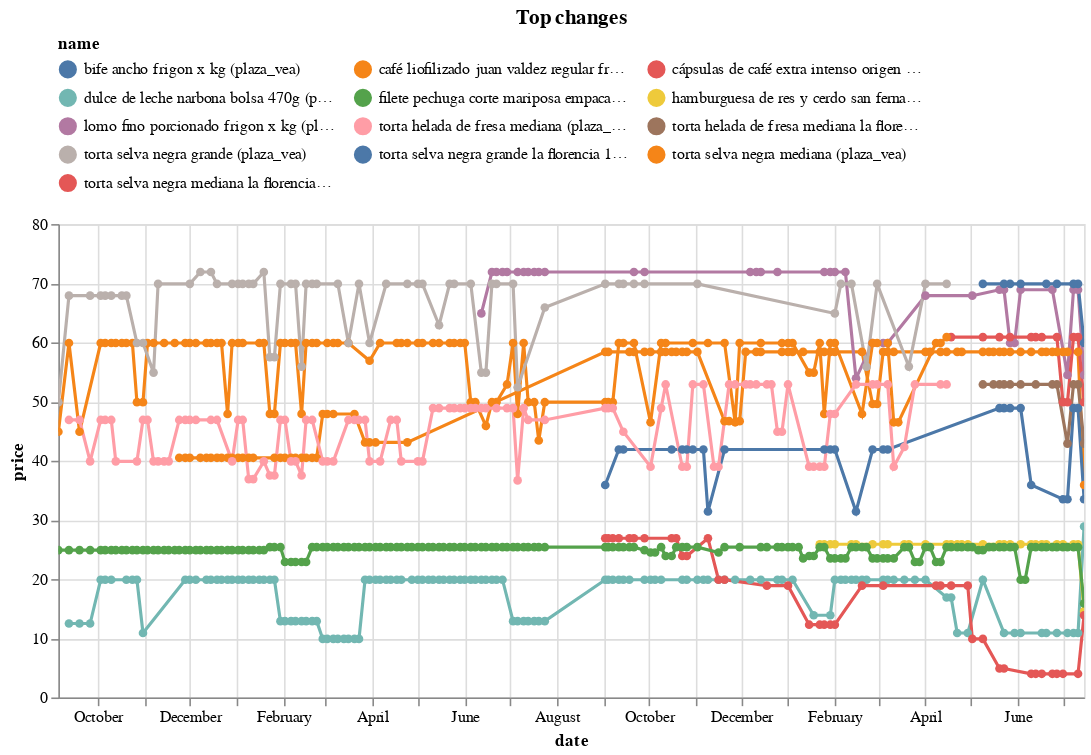

The notebook cell this image was saved under:
### Code cell
top_changes_abs.head(10).pipe(plot_changes, 'Top changes')

### Figure 1 — Vega-Lite specification as saved in the notebook (floating-point values rounded to 4 significant figures; data arrays with more than 128 entries replaced by an {"elided": "..."} marker saying what was removed)
{"config": {"view": {"continuousWidth": 300, "continuousHeight": 300}, "legend": {"columns": 3, "orient": "top"}}, "data": {"name": "data-2ce92fd2b05a07ff0a64c653955b3649"}, "mark": {"type": "line", "point": true}, "encoding": {"color": {"field": "name", "scale": {"domain": ["bife ancho frigon x kg (plaza_vea)", "café liofilizado juan valdez regular frasco 190g (plaza_vea)", "cápsulas de café extra intenso origen sensations caja 16un (plaza_vea)", "dulce de leche narbona bolsa 470g (plaza_vea)", "filete pechuga corte mariposa empacada al vacío san fernando (plaza_vea)", "hamburguesa de res y cerdo san fernando bolsa 8un (plaza_vea)", "lomo fino porcionado frigon x kg (plaza_vea)", "torta helada de fresa mediana (plaza_vea)", "torta helada de fresa mediana la florencia (plaza_vea)", "torta selva negra grande (plaza_vea)", "torta selva negra grande la florencia 1un (plaza_vea)", "torta selva negra mediana (plaza_vea)", "torta selva negra mediana la florencia 1un (plaza_vea)"]}, "type": "nominal"}, "tooltip": [{"field": "name", "type": "nominal"}, {"field": "price", "type": "quantitative"}, {"field": "last_price", "type": "quantitative"}], "x": {"field": "date", "type": "temporal"}, "y": {"field": "price", "type": "quantitative"}}, "params": [{"name": "param_7", "select": {"type": "point", "fields": ["name"]}, "bind": "legend"}, {"name": "param_8", "select": {"type": "interval", "encodings": ["x", "y"]}, "bind": "scales"}], "title": "Top changes", "transform": [{"filter": {"param": "param_7"}}], "width": 650, "$schema": "https://vega.github.io/schema/vega-lite/v5.17.0.json", "datasets": {"data-2ce92fd2b05a07ff0a64c653955b3649": {"elided": "823 records"}}}
